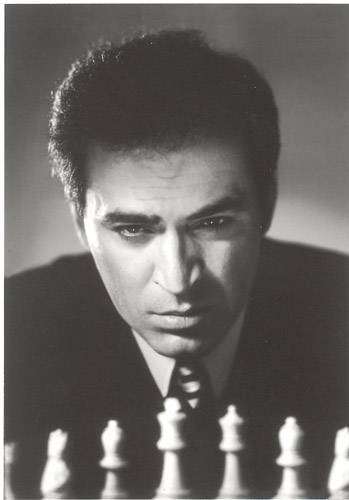
#> input picture assets/wc-pictures/kasparov-23.jpg, 349 x 500 px
$ python -i halftone.py   (imports and definitions only)
#> lines starting #> are read from the running program, lines starting #| are printed output that depends on the picture
#> further down, picture is the input picture: PIL image 349x500 RGB; mean R, G, B 105.6, 103.9, 101
"""Turn the champion photos into small halftone WebP portraits for the desktop app (DESIGN.md).

Fill assets/wc-pictures/champions.json first: map each photo file to its champion number
(1 Steinitz ... 18 Gukesh, as in apps/desktop/src/app/champions.ts), or leave null to skip.
A number alone crops the centre; {"no": 17, "focus": [0.49, 0.3], "size": 0.6} crops a square
of `size` x the photo's short side around the face at `focus` (fractions of width and height).

By default the output is a grey photo crop: at the nav's 64 px a face has to be recognisable,
and dots that small lose it. `--halftone` writes an alpha mask of dots instead (for the large,
faint masthead portraits), which the app paints with the edition's ink through `mask-image`.

    uv run --with pillow python scripts/halftone.py [--halftone]
"""

import json
import math
from pathlib import Path

from PIL import Image, ImageDraw, ImageOps

ROOT = Path(__file__).resolve().parents[1]
SRC = ROOT / "assets" / "wc-pictures"
OUT = ROOT / "apps" / "desktop" / "src" / "assets" / "champions"
SIZE = 160  # output pixels (shown at 64-80 CSS px, so it stays sharp on 2x screens)
CELL = 4  # halftone cell in pixels
INK = (27, 26, 23)


def crop(photo: Image.Image, focus: tuple[float, float] | None, size: float | None) -> Image.Image:
    if focus is None:
        return ImageOps.fit(photo, (SIZE, SIZE))
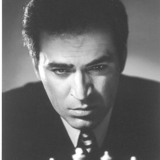
#> returned value: PIL image 160x160 L; min 52, max 255, mean 102.8
    side = min(photo.width, photo.height) * (size or 1.0)
    cx, cy = focus[0] * photo.width, focus[1] * photo.height
    left = min(max(cx - side / 2, 0), photo.width - side)
    top = min(max(cy - side / 2, 0), photo.height - side)
    return photo.crop((round(left), round(top), round(left + side), round(top + side))).resize((SIZE, SIZE))


def halftone(photo: Image.Image, focus=None, size=None) -> Image.Image:
    gray = ImageOps.autocontrast(crop(ImageOps.exif_transpose(photo).convert("L"), focus, size), cutoff=1)
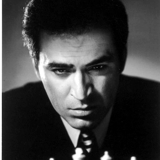
#> gray: PIL image 160x160 L; min 0, max 255, mean 61
    mask = Image.new("L", (SIZE * 2, SIZE * 2), 0)  # draw at 2x, then downsample
#> mask: PIL image 320x320 L; every value is 0
    draw = ImageDraw.Draw(mask)
    for y in range(0, SIZE, CELL):
        for x in range(0, SIZE, CELL):
            box = gray.crop((x, y, x + CELL, y + CELL))
            darkness = 1 - sum(box.getdata()) / (CELL * CELL * 255)
            r = CELL * math.sqrt(darkness) * 0.75  # area follows darkness
            cx, cy = (x + CELL / 2) * 2, (y + CELL / 2) * 2
            draw.ellipse((cx - r, cy - r, cx + r, cy + r), fill=255)
    alpha = mask.resize((SIZE, SIZE), Image.Resampling.LANCZOS)
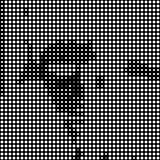
#> alpha: PIL image 160x160 L; min 0, max 255, mean 88.8
    out = Image.new("RGBA", (SIZE, SIZE), INK + (0,))
    out.putalpha(alpha)
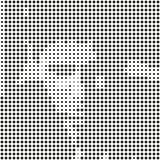
#> out: PIL image 160x160 RGBA; mean R, G, B, A 27, 26, 23, 88.8; transparent parts drawn white
    return out


def photo(picture: Image.Image, focus=None, size=None) -> Image.Image:
    gray = crop(ImageOps.exif_transpose(picture).convert("L"), focus, size)
    return ImageOps.autocontrast(gray, cutoff=1)


def main() -> None:
    import sys

    make = halftone if "--halftone" in sys.argv else photo
    mapping: dict[str, int | dict | None] = json.loads((SRC / "champions.json").read_text())
    OUT.mkdir(parents=True, exist_ok=True)
    for name, entry in mapping.items():
        if entry is None:
            continue
        spec = entry if isinstance(entry, dict) else {"no": entry}
        target = OUT / f"{spec['no']:02d}.webp"
        portrait = make(Image.open(SRC / name), spec.get("focus"), spec.get("size"))
        portrait.save(target, quality=82)
        print(f"{name} -> {target.relative_to(ROOT)}")


# [2 lines not run here, left out]

>>> from PIL import Image
>>> picture = Image.open('../assets/wc-pictures/kasparov-23.jpg')
>>> result = halftone(picture)

$ run again, on assets/wc-pictures/php8DUGGx.jpeg
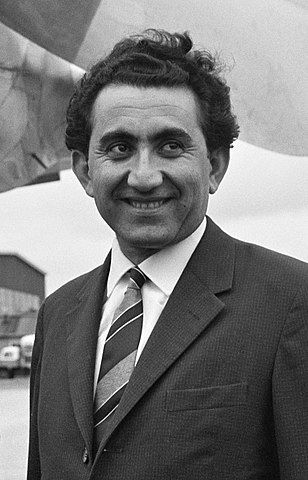
#> input picture assets/wc-pictures/php8DUGGx.jpeg, 308 x 480 px
#> picture is the input picture: PIL image 308x480 L; min 0, max 255, mean 119.6
#> mask: PIL image 320x320 L; every value is 0
#> in halftone, `alpha = mask.resize((SIZE, SIZE), Image.Resampling.LANCZOS)`:
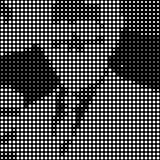
#> alpha: PIL image 160x160 L; min 0, max 255, mean 75
#> in halftone, `out.putalpha(alpha)`:
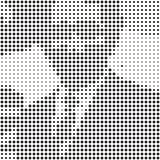
#> out: PIL image 160x160 RGBA; mean R, G, B, A 27, 26, 23, 75; transparent parts drawn white

$ run again, on assets/wc-pictures/php94EiHq.jpeg
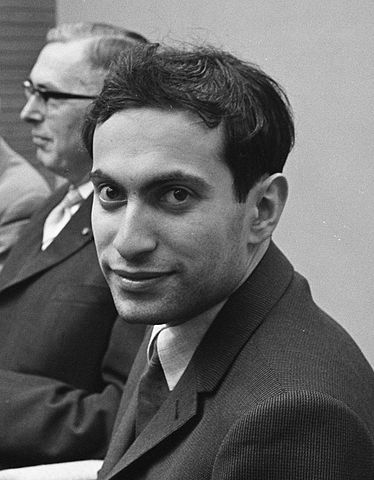
#> input picture assets/wc-pictures/php94EiHq.jpeg, 374 x 480 px
#> picture is the input picture: PIL image 374x480 L; min 0, max 255, mean 105.1
#> mask: PIL image 320x320 L; every value is 0
#> in halftone, `alpha = mask.resize((SIZE, SIZE), Image.Resampling.LANCZOS)`:
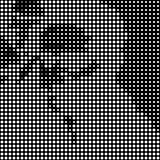
#> alpha: PIL image 160x160 L; min 0, max 255, mean 81.8
#> in halftone, `out.putalpha(alpha)`:
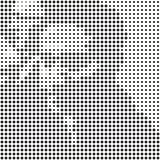
#> out: PIL image 160x160 RGBA; mean R, G, B, A 27, 26, 23, 81.8; transparent parts drawn white

$ run again, on assets/wc-pictures/phpDDuqK0.jpeg
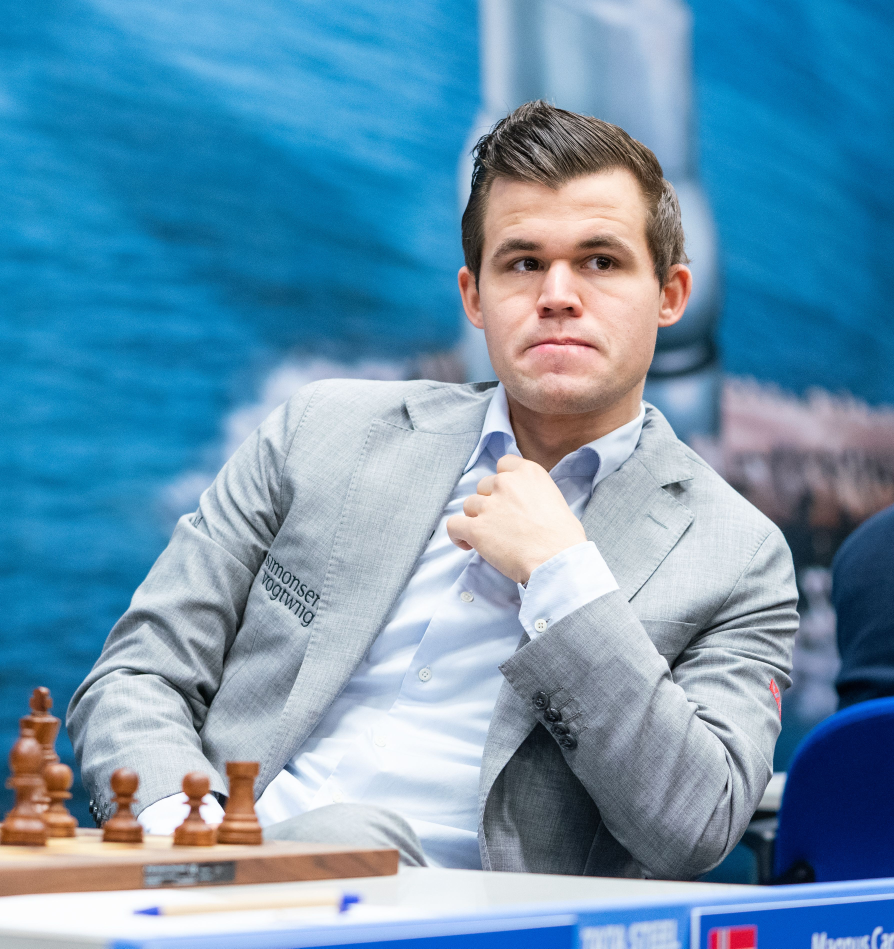
#> input picture assets/wc-pictures/phpDDuqK0.jpeg, 3576 x 3794 px (shown at 1/4 size)
#> picture is the input picture: PIL image 3576x3794 RGB; mean R, G, B 106.7, 149.2, 176.5
#> mask: PIL image 320x320 L; every value is 0
#> in halftone, `alpha = mask.resize((SIZE, SIZE), Image.Resampling.LANCZOS)`:
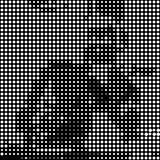
#> alpha: PIL image 160x160 L; min 0, max 255, mean 76.7
#> in halftone, `out.putalpha(alpha)`:
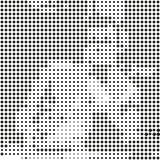
#> out: PIL image 160x160 RGBA; mean R, G, B, A 27, 26, 23, 76.7; transparent parts drawn white
